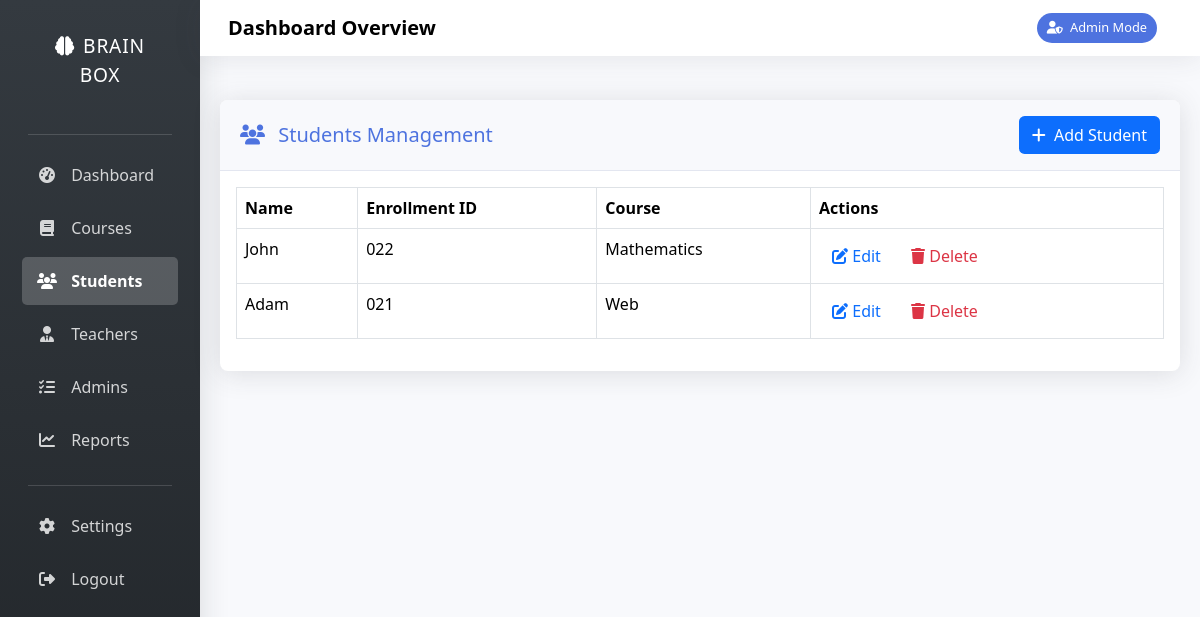
The app's page /dashboard/students/ (signed in) with its own data.
### dashboard/models.py (models this page shows, shortened)
class Student(models.Model):
    user = models.OneToOneField(settings.AUTH_USER_MODEL, on_delete=models.CASCADE)
    enrollment_id = models.CharField(max_length=20, unique=True)
    course = models.CharField(max_length=100)  # You can switch to FK if needed later
    semester = models.IntegerField(default=1)
    class Meta:
        verbose_name = "Student"
        verbose_name_plural = "Students"

### accounts/models.py (models this page shows)
class CustomUser(AbstractUser):
    ROLE_CHOICES = (
        ('admin', 'Admin'),
        ('teacher', 'Teacher'),
        ('student', 'Student'),
    )
    role = models.CharField(max_length=10, choices=ROLE_CHOICES)

### dashboard/views.py (the view)
# urls.py: path('students/', views.student_list, name='student_list'),
@login_required
def student_list(request):
    students = Student.objects.select_related('user').all()
    return render(request, 'dashboard/student_list.html', {'students': students})

### dashboard/templates/dashboard/student_list.html
{% extends 'dashboard/base.html' %}
{% load static %}
{% block content %}
<div class="content">
    <div class="card shadow mb-4">
        <div class="card-header d-flex justify-content-between align-items-center">
            <h5 class="m-0 font-weight-bold text-primary">
                <i class="fas fa-users me-2"></i> Students Management
            </h5>
            <a href="{% url 'dashboard:student_create' %}" class="btn btn-primary btn-sm">
                <i class="fas fa-plus me-1"></i> Add Student
            </a>
        </div>
        <div class="card-body">
            <div class="table-responsive">
                <table class="table table-bordered table-hover" width="100%" cellspacing="0">
                    <thead class="bg-light">
                        <tr>
                            <th>Name</th>
                            <th>Enrollment ID</th>
                            <th>Course</th>
                            <th class="text-start">Actions</th>
                        </tr>
                    </thead>
                    <tbody>
                        {% for student in students %}
                        <tr>
                            <td>{{ student.user.get_full_name|default:student.user.username }}</td>
                            <td>{{ student.enrollment_id }}</td>
                            <td>{{ student.course }}</td>
                            <td class="text-start">
                                <a href="{% url 'dashboard:edit_student' student.id %}"
                                   class="btn btn-sm btn-outline-primary"
                                   title="Edit">
                                    <i class="fas fa-edit"></i> Edit
                                </a>
                                <a href="{% url 'dashboard:delete_student' student.id %}"
                                   class="btn btn-sm btn-outline-danger"
                                   title="Delete">
                                    <i class="fas fa-trash"></i> Delete
                                </a>
                            </td>
                        </tr>
                        {% empty %}
                        <tr>
                            <td colspan="4" class="text-center text-muted py-4">
                                No students found
                            </td>
                        </tr>
                        {% endfor %}
                    </tbody>
                </table>
            </div>
        </div>
    </div>
</div>
{% endblock %}

### teacher_portal/static/teacher_portal/css/styles.css (style rules this page uses)
:root { --primary: #4e73df; --primary-light: #e6e9f9; --secondary: #1cc88a; --danger: #e74a3b; --warning: #f6c23e; --info: #36b9cc; --light: #f8f9fc; --dark: #5a5c69; --gray: #858796; --gray-dark: #5a5c69; --breakpoint-xs: 0; --breakpoint-sm: 576px; --breakpoint-md: 768px; --breakpoint-lg: 992px; --breakpoint-xl: 1200px; }
*, *::before, *::after { box-sizing: border-box; }
html { font-family: 'Nunito', -apple-system, BlinkMacSystemFont, 'Segoe UI', Roboto, 'Helvetica Neue', Arial, sans-serif; line-height: 1.15; -webkit-text-size-adjust: 100%; -webkit-tap-highlight-color: rgba(0, 0, 0, 0); }
body { margin: 0; font-family: 'Nunito', -apple-system, BlinkMacSystemFont, 'Segoe UI', Roboto, 'Helvetica Neue', Arial, sans-serif; font-size: 1rem; font-weight: 400; line-height: 1.5; color: var(--dark); text-align: left; background-color: var(--light); }
h1, h2, h3, h4, h5, h6 { margin-top: 0; margin-bottom: 0.5rem; }
a { color: var(--primary); text-decoration: none; background-color: transparent; }
.btn { display: inline-block; font-weight: 400; text-align: center; white-space: nowrap; vertical-align: middle; user-select: none; border: 1px solid transparent; padding: 0.375rem 0.75rem; font-size: 1rem; line-height: 1.5; border-radius: 0.35rem; transition: all 0.15s ease-in-out; }
.shadow { box-shadow: 0 0.15rem 1.75rem 0 rgba(58, 59, 69, 0.15) !important; }

### dashboard/templates/dashboard/base.html (style rules this page uses)
:root { --primary-color: #4e73df; --secondary-color: #1cc88a; --accent-color: #f6c23e; --danger-color: #e74a3b; --dark-color: #5a5c69; --light-color: #f8f9fc; }
body { background-color: var(--light-color); font-family: 'Segoe UI', Tahoma, Geneva, Verdana, sans-serif; }
.content { padding: 20px; }
.card { border: none; border-radius: 0.5rem; box-shadow: 0 0.15rem 1.75rem 0 rgba(58, 59, 69, 0.1); transition: 0.3s; margin-bottom: 1.5rem; }
.card-header { background-color: #f8f9fc; border-bottom: 1px solid #e3e6f0; padding: 1rem 1.25rem; border-radius: 0.5rem 0.5rem 0 0 !important; }
.text-primary { color: var(--primary-color) !important; }

### records on screen
Student: user.get_full_name "John", enrollment_id "022", course "Mathematics"
Student: user.get_full_name "Adam", enrollment_id "021", course "Web"
